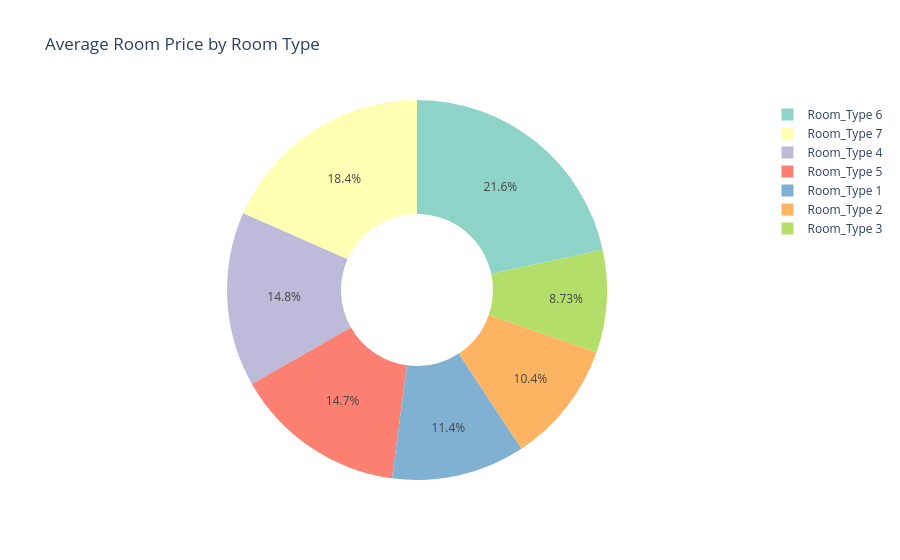

Here is the notebook cell this chart was saved with:
### Markdown cell above
Observation : In our observation, we can see that the average Room Price varies according to room types with the higher room types usually having higher average prices since premium rooms in general will usually have a higher price than the standard rooms.

### Code cell
if df['room type'].dtypes == 'object':
    df['room type'] = df['room type'].astype('category')

room_vs_price = df.groupby('room type', observed=True)['average price'].mean().reset_index()

fig = pltx.pie(
    room_vs_price,
    names='room type',
    values='average price',
    title='Average Room Price by Room Type',
    hole=0.4,
    color_discrete_sequence=pltx.colors.qualitative.Set3
)

fig.show()

### Figure 1 — Plotly figure (JSON) as saved in the notebook; plotly's stock layout.template omitted (floating-point values rounded to 4 significant figures)
{"data": [{"domain": {"x": [0, 1], "y": [0, 1]}, "hole": 0.4, "hovertemplate": "room type=%{label}<br>average price=%{value}<extra></extra>", "labels": ["Room_Type 1", "Room_Type 2", "Room_Type 3", "Room_Type 4", "Room_Type 5", "Room_Type 6", "Room_Type 7"], "legendgroup": "", "name": "", "showlegend": true, "type": "pie", "values": [95.92, 87.85, 73.68, 125.3, 123.7, 182.2, 155.2]}], "layout": {"legend": {"tracegroupgap": 0}, "piecolorway": ["rgb(141,211,199)", "rgb(255,255,179)", "rgb(190,186,218)", "rgb(251,128,114)", "rgb(128,177,211)", "rgb(253,180,98)", "rgb(179,222,105)", "rgb(252,205,229)", "rgb(217,217,217)", "rgb(188,128,189)", "rgb(204,235,197)", "rgb(255,237,111)"], "title": {"text": "Average Room Price by Room Type"}}}
